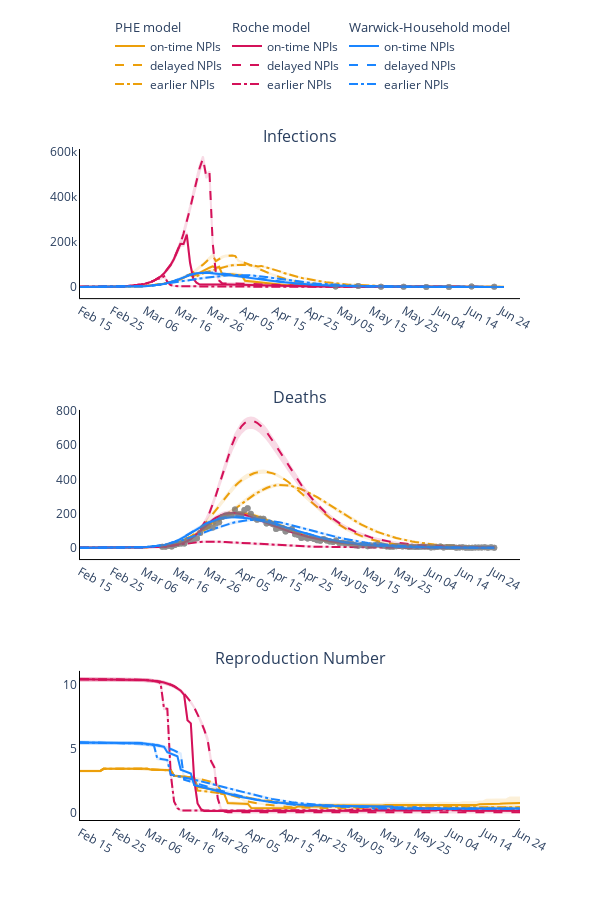

The notebook cell saved with this chart:
### Code cell
from plotly.subplots import make_subplots

colours = ['#EC9F0A', '#D41159', '#1A85FF']
dash_type = ['solid', 'dash', 'dashdot']

# Trace names - represent the solver used for the simulation
model_names = ['PHE model', 'Roche model', 'Warwick-Household model']
scenario_names = ['on-time NPIs', 'delayed NPIs', 'earlier NPIs']
trace_name = ['{} {}'.format(model, scenario) for model in model_names for scenario in scenario_names]
titles = ['Infections', 'Deaths', 'Reproduction Number']

fig = go.Figure()
fig = make_subplots(rows=len(titles), cols=1, subplot_titles=tuple(titles), horizontal_spacing = 0.15)

# Plot (continuous predicted timeline and pointwise observed numbers each day)
for t, trace in enumerate(trace_name):
    # Plot of infections
    fig.add_trace(
        go.Scatter(
            x=times,
            y=new_infec_mean[t, 0, :].tolist(),
            mode='lines',
            legendgroup=model_names[t // 3],
            legendgrouptitle_text=model_names[t // 3],
            name=scenario_names[t % 3],
            line_color=colours[t // 3],
            line_dash=dash_type[t % 3]
        ),
        row= 1,
        col= 1
    )

    fig.add_trace(
        go.Scatter(
            x=times + times[::-1],
            y=new_infec_upper[t][0].tolist() + new_infec_lower[t][0].tolist()[::-1],
            fill='toself',
            fillcolor=colours[t // 3],
            line_color=colours[t // 3],
            opacity=0.15,
            mode='lines',
            showlegend=False,
            legendgroup=model_names[t // 3],
            name=scenario_names[t % 3]
        ),
        row= 1,
        col= 1
    )

    fig.add_trace(
        go.Scatter(
            x=serology_times,
            y=np.sum(np.multiply(np.nan_to_num(np.divide(positives_data[r], tests[r])), susceptibles[r]), axis=1).tolist(),
            mode='markers',
            opacity=0.2,
            name=trace_name[t],
            showlegend=False,
            line_color='gray'
        ),
        row= 1,
        col= 1
    )

    # Plot deaths
    fig.add_trace(
        go.Scatter(
            x=times,
            y=deaths_mean[t][0].tolist(),
            mode='lines',
            legendgroup=model_names[t // 3],
            legendgrouptitle_text=model_names[t // 3],
            name=scenario_names[t % 3],
            showlegend=False,
            line_color=colours[t // 3],
            line_dash=dash_type[t % 3]
        ),
        row= 2,
        col= 1
    )

    fig.add_trace(
        go.Scatter(
            x=times + times[::-1],
            y=deaths_upper[t][0].tolist() + deaths_lower[t][0].tolist()[::-1],
            fill='toself',
            fillcolor=colours[t // 3],
            line_color=colours[t // 3],
            opacity=0.15,
            mode='lines',
            showlegend=False,
            legendgroup=model_names[t // 3],
            name=scenario_names[t % 3]
        ),
        row= 2,
        col= 1
    )

    fig.add_trace(
        go.Scatter(
            x=deaths_times,
            y=np.sum(deaths_data[0], axis=1).tolist(),
            mode='markers',
            opacity=0.2,
            name=trace_name[t],
            showlegend=False,
            line_color='gray'
        ),
        row= 2,
        col= 1
    )

    # Plot reproduction number
    fig.add_trace(
        go.Scatter(
            x=times,
            y=reprod_num_mean[t][0].tolist(),
            mode='lines',
            legendgroup=model_names[t // 3],
            legendgrouptitle_text=model_names[t // 3],
            name=scenario_names[t % 3],
            showlegend=False,
            line_color=colours[t // 3],
            line_dash=dash_type[t % 3]
        ),
        row= 3,
        col= 1
    )

    fig.add_trace(
        go.Scatter(
            x=times + times[::-1],
            y=reprod_num_upper[t][0].tolist() + reprod_num_lower[t][0].tolist()[::-1],
            fill='toself',
            fillcolor=colours[t // 3],
            line_color=colours[t // 3],
            opacity=0.15,
            mode='lines',
            showlegend=False,
            legendgroup=model_names[t // 3],
            name=scenario_names[t % 3]
        ),
        row= 3,
        col= 1
    )

# Add axis labels
fig.update_layout(
    width=600, 
    height=900,
    plot_bgcolor='white',
    xaxis=dict(
        linecolor='black',
        tickvals=np.arange(1, total_days, 10).tolist(),
        ticktext=['Feb 15', 'Feb 25', 'Mar 06', 'Mar 16', 'Mar 26', 'Apr 05', 'Apr 15', 'Apr 25', 'May 05', 'May 15', 'May 25', 'Jun 04', 'Jun 14', 'Jun 24']),
    yaxis=dict(linecolor='black'),
    xaxis2=dict(
        linecolor='black',
        tickvals=np.arange(1, total_days, 10).tolist(),
        ticktext=['Feb 15', 'Feb 25', 'Mar 06', 'Mar 16', 'Mar 26', 'Apr 05', 'Apr 15', 'Apr 25', 'May 05', 'May 15', 'May 25', 'Jun 04', 'Jun 14', 'Jun 24']),
    yaxis2=dict(linecolor='black'),
    xaxis3=dict(
        linecolor='black',
        tickvals=np.arange(1, total_days, 10).tolist(),
        ticktext=['Feb 15', 'Feb 25', 'Mar 06', 'Mar 16', 'Mar 26', 'Apr 05', 'Apr 15', 'Apr 25', 'May 05', 'May 15', 'May 25', 'Jun 04', 'Jun 14', 'Jun 24']),
    yaxis3=dict(linecolor='black'),
    legend=dict(
        orientation='h',
        yanchor="bottom",
        y=1.075,
        xanchor="right",
        x=1)
    )

fig.write_image('images/Model_comparison_Shift.pdf')
fig.show()

### Figure 1 — Plotly figure (JSON) as saved in the notebook; plotly's stock layout.template omitted (floating-point values rounded to 4 significant figures; data arrays with more than 128 entries replaced by an {"elided": "..."} marker saying what was removed)
{"data": [{"legendgroup": "PHE model", "legendgrouptitle": {"text": "PHE model"}, "line": {"color": "#EC9F0A", "dash": "solid"}, "mode": "lines", "name": "on-time NPIs", "type": "scatter", "x": {"elided": "132 int values"}, "xaxis": "x", "y": {"elided": "132 float values"}, "yaxis": "y"}, {"fill": "toself", "fillcolor": "#EC9F0A", "legendgroup": "PHE model", "line": {"color": "#EC9F0A"}, "mode": "lines", "name": "on-time NPIs", "opacity": 0.15, "showlegend": false, "type": "scatter", "x": {"elided": "264 int values"}, "xaxis": "x", "y": {"elided": "264 float values"}, "yaxis": "y"}, {"line": {"color": "gray"}, "mode": "markers", "name": "PHE model on-time NPIs", "opacity": 0.2, "showlegend": false, "type": "scatter", "x": [80, 87, 94, 101, 108, 115, 122, 129], "xaxis": "x", "y": [1324.0, 3902.0, 1017.0, 372.9, 0, 0, 1378.0, 997.1, 982, 818.3, 241.0, 240.6, 0, 0, 827.9, 1296.0, 0, 1934.0, 2575.0, 2745.0, 709.9, 3286.0, 7272.0, 5684.0, 3567.0, 0, 6016.0, 7705.0, 8541.0, 0, 19160.0, 16580.0, 16990.0, 4429.0, 3429.0, 3375.0, 2405.0, 1205.0, 725.3, 1277.0, 6202.0, 998.6, 527.7, 1008.0, 0, 669.5, 446.0, 1265.0, 739.8, 6587.0, 6924.0, 5566.0, 3583.0], "yaxis": "y"}, {"legendgroup": "PHE model", "legendgrouptitle": {"text": "PHE model"}, "line": {"color": "#EC9F0A", "dash": "solid"}, "mode": "lines", "name": "on-time NPIs", "showlegend": false, "type": "scatter", "x": {"elided": "132 int values"}, "xaxis": "x2", "y": {"elided": "132 float values"}, "yaxis": "y2"}, {"fill": "toself", "fillcolor": "#EC9F0A", "legendgroup": "PHE model", "line": {"color": "#EC9F0A"}, "mode": "lines", "name": "on-time NPIs", "opacity": 0.15, "showlegend": false, "type": "scatter", "x": {"elided": "264 int values"}, "xaxis": "x2", "y": {"elided": "264 float values"}, "yaxis": "y2"}, {"line": {"color": "gray"}, "mode": "markers", "name": "PHE model on-time NPIs", "opacity": 0.2, "showlegend": false, "type": "scatter", "x": [27, 28, 29, 30, 31, 32, 33, 34, 35, 36, 37, 38, 39, 40, 41, 42, 43, 44, 45, 46, 47, 48, 49, 50, 51, 52, 53, 54, 55, 56, 57, 58, 59, 60, 61, 62, 63, 64, 65, 66, 67, 68, 69, 70, 71, 72, 73, 74, 75, 76, 77, 78, 79, 80, 81, 82, 83, 84, 85, 86, 87, 88, 89, 90, 91, 92, 93, 94, 95, 96, 97, 98, 99, 100, 101, 102, 103, 104, 105, 106, 107, 108, 109, 110, 111, 112, 113, 114, 115, 116, 117, 118, 119, 120, 121, 122, 123, 124, 125, 126, 127, 128, 129, 130, 131, 132], "xaxis": "x2", "y": {"elided": "471 int values"}, "yaxis": "y2"}, {"legendgroup": "PHE model", "legendgrouptitle": {"text": "PHE model"}, "line": {"color": "#EC9F0A", "dash": "solid"}, "mode": "lines", "name": "on-time NPIs", "showlegend": false, "type": "scatter", "x": {"elided": "132 int values"}, "xaxis": "x3", "y": {"elided": "132 float values"}, "yaxis": "y3"}, {"fill": "toself", "fillcolor": "#EC9F0A", "legendgroup": "PHE model", "line": {"color": "#EC9F0A"}, "mode": "lines", "name": "on-time NPIs", "opacity": 0.15, "showlegend": false, "type": "scatter", "x": {"elided": "264 int values"}, "xaxis": "x3", "y": {"elided": "264 float values"}, "yaxis": "y3"}, {"legendgroup": "PHE model", "legendgrouptitle": {"text": "PHE model"}, "line": {"color": "#EC9F0A", "dash": "dash"}, "mode": "lines", "name": "delayed NPIs", "type": "scatter", "x": {"elided": "132 int values"}, "xaxis": "x", "y": {"elided": "132 float values"}, "yaxis": "y"}, {"fill": "toself", "fillcolor": "#EC9F0A", "legendgroup": "PHE model", "line": {"color": "#EC9F0A"}, "mode": "lines", "name": "delayed NPIs", "opacity": 0.15, "showlegend": false, "type": "scatter", "x": {"elided": "264 int values"}, "xaxis": "x", "y": {"elided": "264 float values"}, "yaxis": "y"}, {"line": {"color": "gray"}, "mode": "markers", "name": "PHE model delayed NPIs", "opacity": 0.2, "showlegend": false, "type": "scatter", "x": [80, 87, 94, 101, 108, 115, 122, 129], "xaxis": "x", "y": [1324.0, 3902.0, 1017.0, 372.9, 0, 0, 1378.0, 997.1, 982, 818.3, 241.0, 240.6, 0, 0, 827.9, 1296.0, 0, 1934.0, 2575.0, 2745.0, 709.9, 3286.0, 7272.0, 5684.0, 3567.0, 0, 6016.0, 7705.0, 8541.0, 0, 19160.0, 16580.0, 16990.0, 4429.0, 3429.0, 3375.0, 2405.0, 1205.0, 725.3, 1277.0, 6202.0, 998.6, 527.7, 1008.0, 0, 669.5, 446.0, 1265.0, 739.8, 6587.0, 6924.0, 5566.0, 3583.0], "yaxis": "y"}, {"legendgroup": "PHE model", "legendgrouptitle": {"text": "PHE model"}, "line": {"color": "#EC9F0A", "dash": "dash"}, "mode": "lines", "name": "delayed NPIs", "showlegend": false, "type": "scatter", "x": {"elided": "132 int values"}, "xaxis": "x2", "y": {"elided": "132 float values"}, "yaxis": "y2"}, {"fill": "toself", "fillcolor": "#EC9F0A", "legendgroup": "PHE model", "line": {"color": "#EC9F0A"}, "mode": "lines", "name": "delayed NPIs", "opacity": 0.15, "showlegend": false, "type": "scatter", "x": {"elided": "264 int values"}, "xaxis": "x2", "y": {"elided": "264 float values"}, "yaxis": "y2"}, {"line": {"color": "gray"}, "mode": "markers", "name": "PHE model delayed NPIs", "opacity": 0.2, "showlegend": false, "type": "scatter", "x": [27, 28, 29, 30, 31, 32, 33, 34, 35, 36, 37, 38, 39, 40, 41, 42, 43, 44, 45, 46, 47, 48, 49, 50, 51, 52, 53, 54, 55, 56, 57, 58, 59, 60, 61, 62, 63, 64, 65, 66, 67, 68, 69, 70, 71, 72, 73, 74, 75, 76, 77, 78, 79, 80, 81, 82, 83, 84, 85, 86, 87, 88, 89, 90, 91, 92, 93, 94, 95, 96, 97, 98, 99, 100, 101, 102, 103, 104, 105, 106, 107, 108, 109, 110, 111, 112, 113, 114, 115, 116, 117, 118, 119, 120, 121, 122, 123, 124, 125, 126, 127, 128, 129, 130, 131, 132], "xaxis": "x2", "y": {"elided": "471 int values"}, "yaxis": "y2"}, {"legendgroup": "PHE model", "legendgrouptitle": {"text": "PHE model"}, "line": {"color": "#EC9F0A", "dash": "dash"}, "mode": "lines", "name": "delayed NPIs", "showlegend": false, "type": "scatter", "x": {"elided": "132 int values"}, "xaxis": "x3", "y": {"elided": "132 float values"}, "yaxis": "y3"}, {"fill": "toself", "fillcolor": "#EC9F0A", "legendgroup": "PHE model", "line": {"color": "#EC9F0A"}, "mode": "lines", "name": "delayed NPIs", "opacity": 0.15, "showlegend": false, "type": "scatter", "x": {"elided": "264 int values"}, "xaxis": "x3", "y": {"elided": "264 float values"}, "yaxis": "y3"}, {"legendgroup": "PHE model", "legendgrouptitle": {"text": "PHE model"}, "line": {"color": "#EC9F0A", "dash": "dashdot"}, "mode": "lines", "name": "earlier NPIs", "type": "scatter", "x": {"elided": "132 int values"}, "xaxis": "x", "y": {"elided": "132 float values"}, "yaxis": "y"}, {"fill": "toself", "fillcolor": "#EC9F0A", "legendgroup": "PHE model", "line": {"color": "#EC9F0A"}, "mode": "lines", "name": "earlier NPIs", "opacity": 0.15, "showlegend": false, "type": "scatter", "x": {"elided": "264 int values"}, "xaxis": "x", "y": {"elided": "264 float values"}, "yaxis": "y"}, {"line": {"color": "gray"}, "mode": "markers", "name": "PHE model earlier NPIs", "opacity": 0.2, "showlegend": false, "type": "scatter", "x": [80, 87, 94, 101, 108, 115, 122, 129], "xaxis": "x", "y": [1324.0, 3902.0, 1017.0, 372.9, 0, 0, 1378.0, 997.1, 982, 818.3, 241.0, 240.6, 0, 0, 827.9, 1296.0, 0, 1934.0, 2575.0, 2745.0, 709.9, 3286.0, 7272.0, 5684.0, 3567.0, 0, 6016.0, 7705.0, 8541.0, 0, 19160.0, 16580.0, 16990.0, 4429.0, 3429.0, 3375.0, 2405.0, 1205.0, 725.3, 1277.0, 6202.0, 998.6, 527.7, 1008.0, 0, 669.5, 446.0, 1265.0, 739.8, 6587.0, 6924.0, 5566.0, 3583.0], "yaxis": "y"}, {"legendgroup": "PHE model", "legendgrouptitle": {"text": "PHE model"}, "line": {"color": "#EC9F0A", "dash": "dashdot"}, "mode": "lines", "name": "earlier NPIs", "showlegend": false, "type": "scatter", "x": {"elided": "132 int values"}, "xaxis": "x2", "y": {"elided": "132 float values"}, "yaxis": "y2"}, {"fill": "toself", "fillcolor": "#EC9F0A", "legendgroup": "PHE model", "line": {"color": "#EC9F0A"}, "mode": "lines", "name": "earlier NPIs", "opacity": 0.15, "showlegend": false, "type": "scatter", "x": {"elided": "264 int values"}, "xaxis": "x2", "y": {"elided": "264 float values"}, "yaxis": "y2"}, {"line": {"color": "gray"}, "mode": "markers", "name": "PHE model earlier NPIs", "opacity": 0.2, "showlegend": false, "type": "scatter", "x": [27, 28, 29, 30, 31, 32, 33, 34, 35, 36, 37, 38, 39, 40, 41, 42, 43, 44, 45, 46, 47, 48, 49, 50, 51, 52, 53, 54, 55, 56, 57, 58, 59, 60, 61, 62, 63, 64, 65, 66, 67, 68, 69, 70, 71, 72, 73, 74, 75, 76, 77, 78, 79, 80, 81, 82, 83, 84, 85, 86, 87, 88, 89, 90, 91, 92, 93, 94, 95, 96, 97, 98, 99, 100, 101, 102, 103, 104, 105, 106, 107, 108, 109, 110, 111, 112, 113, 114, 115, 116, 117, 118, 119, 120, 121, 122, 123, 124, 125, 126, 127, 128, 129, 130, 131, 132], "xaxis": "x2", "y": {"elided": "471 int values"}, "yaxis": "y2"}, {"legendgroup": "PHE model", "legendgrouptitle": {"text": "PHE model"}, "line": {"color": "#EC9F0A", "dash": "dashdot"}, "mode": "lines", "name": "earlier NPIs", "showlegend": false, "type": "scatter", "x": {"elided": "132 int values"}, "xaxis": "x3", "y": {"elided": "132 float values"}, "yaxis": "y3"}, {"fill": "toself", "fillcolor": "#EC9F0A", "legendgroup": "PHE model", "line": {"color": "#EC9F0A"}, "mode": "lines", "name": "earlier NPIs", "opacity": 0.15, "showlegend": false, "type": "scatter", "x": {"elided": "264 int values"}, "xaxis": "x3", "y": {"elided": "264 float values"}, "yaxis": "y3"}, {"legendgroup": "Roche model", "legendgrouptitle": {"text": "Roche model"}, "line": {"color": "#D41159", "dash": "solid"}, "mode": "lines", "name": "on-time NPIs", "type": "scatter", "x": {"elided": "132 int values"}, "xaxis": "x", "y": {"elided": "132 float values"}, "yaxis": "y"}, {"fill": "toself", "fillcolor": "#D41159", "legendgroup": "Roche model", "line": {"color": "#D41159"}, "mode": "lines", "name": "on-time NPIs", "opacity": 0.15, "showlegend": false, "type": "scatter", "x": {"elided": "264 int values"}, "xaxis": "x", "y": {"elided": "264 float values"}, "yaxis": "y"}, {"line": {"color": "gray"}, "mode": "markers", "name": "Roche model on-time NPIs", "opacity": 0.2, "showlegend": false, "type": "scatter", "x": [80, 87, 94, 101, 108, 115, 122, 129], "xaxis": "x", "y": [1324.0, 3902.0, 1017.0, 372.9, 0, 0, 1378.0, 997.1, 982, 818.3, 241.0, 240.6, 0, 0, 827.9, 1296.0, 0, 1934.0, 2575.0, 2745.0, 709.9, 3286.0, 7272.0, 5684.0, 3567.0, 0, 6016.0, 7705.0, 8541.0, 0, 19160.0, 16580.0, 16990.0, 4429.0, 3429.0, 3375.0, 2405.0, 1205.0, 725.3, 1277.0, 6202.0, 998.6, 527.7, 1008.0, 0, 669.5, 446.0, 1265.0, 739.8, 6587.0, 6924.0, 5566.0, 3583.0], "yaxis": "y"}, {"legendgroup": "Roche model", "legendgrouptitle": {"text": "Roche model"}, "line": {"color": "#D41159", "dash": "solid"}, "mode": "lines", "name": "on-time NPIs", "showlegend": false, "type": "scatter", "x": {"elided": "132 int values"}, "xaxis": "x2", "y": {"elided": "132 float values"}, "yaxis": "y2"}, {"fill": "toself", "fillcolor": "#D41159", "legendgroup": "Roche model", "line": {"color": "#D41159"}, "mode": "lines", "name": "on-time NPIs", "opacity": 0.15, "showlegend": false, "type": "scatter", "x": {"elided": "264 int values"}, "xaxis": "x2", "y": {"elided": "264 float values"}, "yaxis": "y2"}, {"line": {"color": "gray"}, "mode": "markers", "name": "Roche model on-time NPIs", "opacity": 0.2, "showlegend": false, "type": "scatter", "x": [27, 28, 29, 30, 31, 32, 33, 34, 35, 36, 37, 38, 39, 40, 41, 42, 43, 44, 45, 46, 47, 48, 49, 50, 51, 52, 53, 54, 55, 56, 57, 58, 59, 60, 61, 62, 63, 64, 65, 66, 67, 68, 69, 70, 71, 72, 73, 74, 75, 76, 77, 78, 79, 80, 81, 82, 83, 84, 85, 86, 87, 88, 89, 90, 91, 92, 93, 94, 95, 96, 97, 98, 99, 100, 101, 102, 103, 104, 105, 106, 107, 108, 109, 110, 111, 112, 113, 114, 115, 116, 117, 118, 119, 120, 121, 122, 123, 124, 125, 126, 127, 128, 129, 130, 131, 132], "xaxis": "x2", "y": {"elided": "471 int values"}, "yaxis": "y2"}, {"legendgroup": "Roche model", "legendgrouptitle": {"text": "Roche model"}, "line": {"color": "#D41159", "dash": "solid"}, "mode": "lines", "name": "on-time NPIs", "showlegend": false, "type": "scatter", "x": {"elided": "132 int values"}, "xaxis": "x3", "y": {"elided": "132 float values"}, "yaxis": "y3"}, {"fill": "toself", "fillcolor": "#D41159", "legendgroup": "Roche model", "line": {"color": "#D41159"}, "mode": "lines", "name": "on-time NPIs", "opacity": 0.15, "showlegend": false, "type": "scatter", "x": {"elided": "264 int values"}, "xaxis": "x3", "y": {"elided": "264 float values"}, "yaxis": "y3"}, {"legendgroup": "Roche model", "legendgrouptitle": {"text": "Roche model"}, "line": {"color": "#D41159", "dash": "dash"}, "mode": "lines", "name": "delayed NPIs", "type": "scatter", "x": {"elided": "132 int values"}, "xaxis": "x", "y": {"elided": "132 float values"}, "yaxis": "y"}, {"fill": "toself", "fillcolor": "#D41159", "legendgroup": "Roche model", "line": {"color": "#D41159"}, "mode": "lines", "name": "delayed NPIs", "opacity": 0.15, "showlegend": false, "type": "scatter", "x": {"elided": "264 int values"}, "xaxis": "x", "y": {"elided": "264 float values"}, "yaxis": "y"}, {"line": {"color": "gray"}, "mode": "markers", "name": "Roche model delayed NPIs", "opacity": 0.2, "showlegend": false, "type": "scatter", "x": [80, 87, 94, 101, 108, 115, 122, 129], "xaxis": "x", "y": [1324.0, 3902.0, 1017.0, 372.9, 0, 0, 1378.0, 997.1, 982, 818.3, 241.0, 240.6, 0, 0, 827.9, 1296.0, 0, 1934.0, 2575.0, 2745.0, 709.9, 3286.0, 7272.0, 5684.0, 3567.0, 0, 6016.0, 7705.0, 8541.0, 0, 19160.0, 16580.0, 16990.0, 4429.0, 3429.0, 3375.0, 2405.0, 1205.0, 725.3, 1277.0, 6202.0, 998.6, 527.7, 1008.0, 0, 669.5, 446.0, 1265.0, 739.8, 6587.0, 6924.0, 5566.0, 3583.0], "yaxis": "y"}, {"legendgroup": "Roche model", "legendgrouptitle": {"text": "Roche model"}, "line": {"color": "#D41159", "dash": "dash"}, "mode": "lines", "name": "delayed NPIs", "showlegend": false, "type": "scatter", "x": {"elided": "132 int values"}, "xaxis": "x2", "y": {"elided": "132 float values"}, "yaxis": "y2"}, {"fill": "toself", "fillcolor": "#D41159", "legendgroup": "Roche model", "line": {"color": "#D41159"}, "mode": "lines", "name": "delayed NPIs", "opacity": 0.15, "showlegend": false, "type": "scatter", "x": {"elided": "264 int values"}, "xaxis": "x2", "y": {"elided": "264 float values"}, "yaxis": "y2"}, {"line": {"color": "gray"}, "mode": "markers", "name": "Roche model delayed NPIs", "opacity": 0.2, "showlegend": false, "type": "scatter", "x": [27, 28, 29, 30, 31, 32, 33, 34, 35, 36, 37, 38, 39, 40, 41, 42, 43, 44, 45, 46, 47, 48, 49, 50, 51, 52, 53, 54, 55, 56, 57, 58, 59, 60, 61, 62, 63, 64, 65, 66, 67, 68, 69, 70, 71, 72, 73, 74, 75, 76, 77, 78, 79, 80, 81, 82, 83, 84, 85, 86, 87, 88, 89, 90, 91, 92, 93, 94, 95, 96, 97, 98, 99, 100, 101, 102, 103, 104, 105, 106, 107, 108, 109, 110, 111, 112, 113, 114, 115, 116, 117, 118, 119, 120, 121, 122, 123, 124, 125, 126, 127, 128, 129, 130, 131, 132], "xaxis": "x2", "y": {"elided": "471 int values"}, "yaxis": "y2"}, {"legendgroup": "Roche model", "legendgrouptitle": {"text": "Roche model"}, "line": {"color": "#D41159", "dash": "dash"}, "mode": "lines", "name": "delayed NPIs", "showlegend": false, "type": "scatter", "x": {"elided": "132 int values"}, "xaxis": "x3", "y": {"elided": "132 float values"}, "yaxis": "y3"}, {"fill": "toself", "fillcolor": "#D41159", "legendgroup": "Roche model", "line": {"color": "#D41159"}, "mode": "lines", "name": "delayed NPIs", "opacity": 0.15, "showlegend": false, "type": "scatter", "x": {"elided": "264 int values"}, "xaxis": "x3", "y": {"elided": "264 float values"}, "yaxis": "y3"}, {"legendgroup": "Roche model", "legendgrouptitle": {"text": "Roche model"}, "line": {"color": "#D41159", "dash": "dashdot"}, "mode": "lines", "name": "earlier NPIs", "type": "scatter", "x": {"elided": "132 int values"}, "xaxis": "x", "y": {"elided": "132 float values"}, "yaxis": "y"}, {"fill": "toself", "fillcolor": "#D41159", "legendgroup": "Roche model", "line": {"color": "#D41159"}, "mode": "lines", "name": "earlier NPIs", "opacity": 0.15, "showlegend": false, "type": "scatter", "x": {"elided": "264 int values"}, "xaxis": "x", "y": {"elided": "264 float values"}, "yaxis": "y"}, {"line": {"color": "gray"}, "mode": "markers", "name": "Roche model earlier NPIs", "opacity": 0.2, "showlegend": false, "type": "scatter", "x": [80, 87, 94, 101, 108, 115, 122, 129], "xaxis": "x", "y": [1324.0, 3902.0, 1017.0, 372.9, 0, 0, 1378.0, 997.1, 982, 818.3, 241.0, 240.6, 0, 0, 827.9, 1296.0, 0, 1934.0, 2575.0, 2745.0, 709.9, 3286.0, 7272.0, 5684.0, 3567.0, 0, 6016.0, 7705.0, 8541.0, 0, 19160.0, 16580.0, 16990.0, 4429.0, 3429.0, 3375.0, 2405.0, 1205.0, 725.3, 1277.0, 6202.0, 998.6, 527.7, 1008.0, 0, 669.5, 446.0, 1265.0, 739.8, 6587.0, 6924.0, 5566.0, 3583.0], "yaxis": "y"}, {"legendgroup": "Roche model", "legendgrouptitle": {"text": "Roche model"}, "line": {"color": "#D41159", "dash": "dashdot"}, "mode": "lines", "name": "earlier NPIs", "showlegend": false, "type": "scatter", "x": {"elided": "132 int values"}, "xaxis": "x2", "y": {"elided": "132 float values"}, "yaxis": "y2"}, {"fill": "toself", "fillcolor": "#D41159", "legendgroup": "Roche model", "line": {"color": "#D41159"}, "mode": "lines", "name": "earlier NPIs", "opacity": 0.15, "showlegend": false, "type": "scatter", "x": {"elided": "264 int values"}, "xaxis": "x2", "y": {"elided": "264 float values"}, "yaxis": "y2"}, {"line": {"color": "gray"}, "mode": "markers", "name": "Roche model earlier NPIs", "opacity": 0.2, "showlegend": false, "type": "scatter", "x": [27, 28, 29, 30, 31, 32, 33, 34, 35, 36, 37, 38, 39, 40, 41, 42, 43, 44, 45, 46, 47, 48, 49, 50, 51, 52, 53, 54, 55, 56, 57, 58, 59, 60, 61, 62, 63, 64, 65, 66, 67, 68, 69, 70, 71, 72, 73, 74, 75, 76, 77, 78, 79, 80, 81, 82, 83, 84, 85, 86, 87, 88, 89, 90, 91, 92, 93, 94, 95, 96, 97, 98, 99, 100, 101, 102, 103, 104, 105, 106, 107, 108, 109, 110, 111, 112, 113, 114, 115, 116, 117, 118, 119, 120, 121, 122, 123, 124, 125, 126, 127, 128, 129, 130, 131, 132], "xaxis": "x2", "y": {"elided": "471 int values"}, "yaxis": "y2"}, {"legendgroup": "Roche model", "legendgrouptitle": {"text": "Roche model"}, "line": {"color": "#D41159", "dash": "dashdot"}, "mode": "lines", "name": "earlier NPIs", "showlegend": false, "type": "scatter", "x": {"elided": "132 int values"}, "xaxis": "x3", "y": {"elided": "132 float values"}, "yaxis": "y3"}, {"fill": "toself", "fillcolor": "#D41159", "legendgroup": "Roche model", "line": {"color": "#D41159"}, "mode": "lines", "name": "earlier NPIs", "opacity": 0.15, "showlegend": false, "type": "scatter", "x": {"elided": "264 int values"}, "xaxis": "x3", "y": {"elided": "264 float values"}, "yaxis": "y3"}, {"legendgroup": "Warwick-Household model", "legendgrouptitle": {"text": "Warwick-Household model"}, "line": {"color": "#1A85FF", "dash": "solid"}, "mode": "lines", "name": "on-time NPIs", "type": "scatter", "x": {"elided": "132 int values"}, "xaxis": "x", "y": {"elided": "132 float values"}, "yaxis": "y"}, {"fill": "toself", "fillcolor": "#1A85FF", "legendgroup": "Warwick-Household model", "line": {"color": "#1A85FF"}, "mode": "lines", "name": "on-time NPIs", "opacity": 0.15, "showlegend": false, "type": "scatter", "x": {"elided": "264 int values"}, "xaxis": "x", "y": {"elided": "264 float values"}, "yaxis": "y"}, {"line": {"color": "gray"}, "mode": "markers", "name": "Warwick-Household model on-time NPIs", "opacity": 0.2, "showlegend": false, "type": "scatter", "x": [80, 87, 94, 101, 108, 115, 122, 129], "xaxis": "x", "y": [1324.0, 3902.0, 1017.0, 372.9, 0, 0, 1378.0, 997.1, 982, 818.3, 241.0, 240.6, 0, 0, 827.9, 1296.0, 0, 1934.0, 2575.0, 2745.0, 709.9, 3286.0, 7272.0, 5684.0, 3567.0, 0, 6016.0, 7705.0, 8541.0, 0, 19160.0, 16580.0, 16990.0, 4429.0, 3429.0, 3375.0, 2405.0, 1205.0, 725.3, 1277.0, 6202.0, 998.6, 527.7, 1008.0, 0, 669.5, 446.0, 1265.0, 739.8, 6587.0, 6924.0, 5566.0, 3583.0], "yaxis": "y"}, {"legendgroup": "Warwick-Household model", "legendgrouptitle": {"text": "Warwick-Household model"}, "line": {"color": "#1A85FF", "dash": "solid"}, "mode": "lines", "name": "on-time NPIs", "showlegend": false, "type": "scatter", "x": {"elided": "132 int values"}, "xaxis": "x2", "y": {"elided": "132 float values"}, "yaxis": "y2"}, {"fill": "toself", "fillcolor": "#1A85FF", "legendgroup": "Warwick-Household model", "line": {"color": "#1A85FF"}, "mode": "lines", "name": "on-time NPIs", "opacity": 0.15, "showlegend": false, "type": "scatter", "x": {"elided": "264 int values"}, "xaxis": "x2", "y": {"elided": "264 float values"}, "yaxis": "y2"}, {"line": {"color": "gray"}, "mode": "markers", "name": "Warwick-Household model on-time NPIs", "opacity": 0.2, "showlegend": false, "type": "scatter", "x": [27, 28, 29, 30, 31, 32, 33, 34, 35, 36, 37, 38, 39, 40, 41, 42, 43, 44, 45, 46, 47, 48, 49, 50, 51, 52, 53, 54, 55, 56, 57, 58, 59, 60, 61, 62, 63, 64, 65, 66, 67, 68, 69, 70, 71, 72, 73, 74, 75, 76, 77, 78, 79, 80, 81, 82, 83, 84, 85, 86, 87, 88, 89, 90, 91, 92, 93, 94, 95, 96, 97, 98, 99, 100, 101, 102, 103, 104, 105, 106, 107, 108, 109, 110, 111, 112, 113, 114, 115, 116, 117, 118, 119, 120, 121, 122, 123, 124, 125, 126, 127, 128, 129, 130, 131, 132], "xaxis": "x2", "y": {"elided": "471 int values"}, "yaxis": "y2"}, {"legendgroup": "Warwick-Household model", "legendgrouptitle": {"text": "Warwick-Household model"}, "line": {"color": "#1A85FF", "dash": "solid"}, "mode": "lines", "name": "on-time NPIs", "showlegend": false, "type": "scatter", "x": {"elided": "132 int values"}, "xaxis": "x3", "y": {"elided": "132 float values"}, "yaxis": "y3"}, {"fill": "toself", "fillcolor": "#1A85FF", "legendgroup": "Warwick-Household model", "line": {"color": "#1A85FF"}, "mode": "lines", "name": "on-time NPIs", "opacity": 0.15, "showlegend": false, "type": "scatter", "x": {"elided": "264 int values"}, "xaxis": "x3", "y": {"elided": "264 float values"}, "yaxis": "y3"}, {"legendgroup": "Warwick-Household model", "legendgrouptitle": {"text": "Warwick-Household model"}, "line": {"color": "#1A85FF", "dash": "dash"}, "mode": "lines", "name": "delayed NPIs", "type": "scatter", "x": {"elided": "132 int values"}, "xaxis": "x", "y": {"elided": "132 float values"}, "yaxis": "y"}, {"fill": "toself", "fillcolor": "#1A85FF", "legendgroup": "Warwick-Household model", "line": {"color": "#1A85FF"}, "mode": "lines", "name": "delayed NPIs", "opacity": 0.15, "showlegend": false, "type": "scatter", "x": {"elided": "264 int values"}, "xaxis": "x", "y": {"elided": "264 float values"}, "yaxis": "y"}, {"line": {"color": "gray"}, "mode": "markers", "name": "Warwick-Household model delayed NPIs", "opacity": 0.2, "showlegend": false, "type": "scatter", "x": [80, 87, 94, 101, 108, 115, 122, 129], "xaxis": "x", "y": [1324.0, 3902.0, 1017.0, 372.9, 0, 0, 1378.0, 997.1, 982, 818.3, 241.0, 240.6, 0, 0, 827.9, 1296.0, 0, 1934.0, 2575.0, 2745.0, 709.9, 3286.0, 7272.0, 5684.0, 3567.0, 0, 6016.0, 7705.0, 8541.0, 0, 19160.0, 16580.0, 16990.0, 4429.0, 3429.0, 3375.0, 2405.0, 1205.0, 725.3, 1277.0, 6202.0, 998.6, 527.7, 1008.0, 0, 669.5, 446.0, 1265.0, 739.8, 6587.0, 6924.0, 5566.0, 3583.0], "yaxis": "y"}, {"legendgroup": "Warwick-Household model", "legendgrouptitle": {"text": "Warwick-Household model"}, "line": {"color": "#1A85FF", "dash": "dash"}, "mode": "lines", "name": "delayed NPIs", "showlegend": false, "type": "scatter", "x": {"elided": "132 int values"}, "xaxis": "x2", "y": {"elided": "132 float values"}, "yaxis": "y2"}, {"fill": "toself", "fillcolor": "#1A85FF", "legendgroup": "Warwick-Household model", "line": {"color": "#1A85FF"}, "mode": "lines", "name": "delayed NPIs", "opacity": 0.15, "showlegend": false, "type": "scatter", "x": {"elided": "264 int values"}, "xaxis": "x2", "y": {"elided": "264 float values"}, "yaxis": "y2"}, {"line": {"color": "gray"}, "mode": "markers", "name": "Warwick-Household model delayed NPIs", "opacity": 0.2, "showlegend": false, "type": "scatter", "x": [27, 28, 29, 30, 31, 32, 33, 34, 35, 36, 37, 38, 39, 40, 41, 42, 43, 44, 45, 46, 47, 48, 49, 50, 51, 52, 53, 54, 55, 56, 57, 58, 59, 60, 61, 62, 63, 64, 65, 66, 67, 68, 69, 70, 71, 72, 73, 74, 75, 76, 77, 78, 79, 80, 81, 82, 83, 84, 85, 86, 87, 88, 89, 90, 91, 92, 93, 94, 95, 96, 97, 98, 99, 100, 101, 102, 103, 104, 105, 106, 107, 108, 109, 110, 111, 112, 113, 114, 115, 116, 117, 118, 119, 120, 121, 122, 123, 124, 125, 126, 127, 128, 129, 130, 131, 132], "xaxis": "x2", "y": {"elided": "471 int values"}, "yaxis": "y2"}, {"legendgroup": "Warwick-Household model", "legendgrouptitle": {"text": "Warwick-Household model"}, "line": {"color": "#1A85FF", "dash": "dash"}, "mode": "lines", "name": "delayed NPIs", "showlegend": false, "type": "scatter", "x": {"elided": "132 int values"}, "xaxis": "x3", "y": {"elided": "132 float values"}, "yaxis": "y3"}, {"fill": "toself", "fillcolor": "#1A85FF", "legendgroup": "Warwick-Household model", "line": {"color": "#1A85FF"}, "mode": "lines", "name": "delayed NPIs", "opacity": 0.15, "showlegend": false, "type": "scatter", "x": {"elided": "264 int values"}, "xaxis": "x3", "y": {"elided": "264 float values"}, "yaxis": "y3"}, {"legendgroup": "Warwick-Household model", "legendgrouptitle": {"text": "Warwick-Household model"}, "line": {"color": "#1A85FF", "dash": "dashdot"}, "mode": "lines", "name": "earlier NPIs", "type": "scatter", "x": {"elided": "132 int values"}, "xaxis": "x", "y": {"elided": "132 float values"}, "yaxis": "y"}, {"fill": "toself", "fillcolor": "#1A85FF", "legendgroup": "Warwick-Household model", "line": {"color": "#1A85FF"}, "mode": "lines", "name": "earlier NPIs", "opacity": 0.15, "showlegend": false, "type": "scatter", "x": {"elided": "264 int values"}, "xaxis": "x", "y": {"elided": "264 float values"}, "yaxis": "y"}, {"line": {"color": "gray"}, "mode": "markers", "name": "Warwick-Household model earlier NPIs", "opacity": 0.2, "showlegend": false, "type": "scatter", "x": [80, 87, 94, 101, 108, 115, 122, 129], "xaxis": "x", "y": [1324.0, 3902.0, 1017.0, 372.9, 0, 0, 1378.0, 997.1, 982, 818.3, 241.0, 240.6, 0, 0, 827.9, 1296.0, 0, 1934.0, 2575.0, 2745.0, 709.9, 3286.0, 7272.0, 5684.0, 3567.0, 0, 6016.0, 7705.0, 8541.0, 0, 19160.0, 16580.0, 16990.0, 4429.0, 3429.0, 3375.0, 2405.0, 1205.0, 725.3, 1277.0, 6202.0, 998.6, 527.7, 1008.0, 0, 669.5, 446.0, 1265.0, 739.8, 6587.0, 6924.0, 5566.0, 3583.0], "yaxis": "y"}, {"legendgroup": "Warwick-Household model", "legendgrouptitle": {"text": "Warwick-Household model"}, "line": {"color": "#1A85FF", "dash": "dashdot"}, "mode": "lines", "name": "earlier NPIs", "showlegend": false, "type": "scatter", "x": {"elided": "132 int values"}, "xaxis": "x2", "y": {"elided": "132 float values"}, "yaxis": "y2"}, {"fill": "toself", "fillcolor": "#1A85FF", "legendgroup": "Warwick-Household model", "line": {"color": "#1A85FF"}, "mode": "lines", "name": "earlier NPIs", "opacity": 0.15, "showlegend": false, "type": "scatter", "x": {"elided": "264 int values"}, "xaxis": "x2", "y": {"elided": "264 float values"}, "yaxis": "y2"}, {"line": {"color": "gray"}, "mode": "markers", "name": "Warwick-Household model earlier NPIs", "opacity": 0.2, "showlegend": false, "type": "scatter", "x": [27, 28, 29, 30, 31, 32, 33, 34, 35, 36, 37, 38, 39, 40, 41, 42, 43, 44, 45, 46, 47, 48, 49, 50, 51, 52, 53, 54, 55, 56, 57, 58, 59, 60, 61, 62, 63, 64, 65, 66, 67, 68, 69, 70, 71, 72, 73, 74, 75, 76, 77, 78, 79, 80, 81, 82, 83, 84, 85, 86, 87, 88, 89, 90, 91, 92, 93, 94, 95, 96, 97, 98, 99, 100, 101, 102, 103, 104, 105, 106, 107, 108, 109, 110, 111, 112, 113, 114, 115, 116, 117, 118, 119, 120, 121, 122, 123, 124, 125, 126, 127, 128, 129, 130, 131, 132], "xaxis": "x2", "y": {"elided": "471 int values"}, "yaxis": "y2"}, {"legendgroup": "Warwick-Household model", "legendgrouptitle": {"text": "Warwick-Household model"}, "line": {"color": "#1A85FF", "dash": "dashdot"}, "mode": "lines", "name": "earlier NPIs", "showlegend": false, "type": "scatter", "x": {"elided": "132 int values"}, "xaxis": "x3", "y": {"elided": "132 float values"}, "yaxis": "y3"}, {"fill": "toself", "fillcolor": "#1A85FF", "legendgroup": "Warwick-Household model", "line": {"color": "#1A85FF"}, "mode": "lines", "name": "earlier NPIs", "opacity": 0.15, "showlegend": false, "type": "scatter", "x": {"elided": "264 int values"}, "xaxis": "x3", "y": {"elided": "264 float values"}, "yaxis": "y3"}], "layout": {"annotations": [{"font": {"size": 16}, "showarrow": false, "text": "Infections", "x": 0.5, "xanchor": "center", "xref": "paper", "y": 1, "yanchor": "bottom", "yref": "paper"}, {"font": {"size": 16}, "showarrow": false, "text": "Deaths", "x": 0.5, "xanchor": "center", "xref": "paper", "y": 0.6111, "yanchor": "bottom", "yref": "paper"}, {"font": {"size": 16}, "showarrow": false, "text": "Reproduction Number", "x": 0.5, "xanchor": "center", "xref": "paper", "y": 0.2222, "yanchor": "bottom", "yref": "paper"}], "height": 900, "legend": {"orientation": "h", "x": 1, "xanchor": "right", "y": 1.075, "yanchor": "bottom"}, "plot_bgcolor": "white", "width": 600, "xaxis": {"anchor": "y", "domain": [0, 1], "linecolor": "black", "ticktext": ["Feb 15", "Feb 25", "Mar 06", "Mar 16", "Mar 26", "Apr 05", "Apr 15", "Apr 25", "May 05", "May 15", "May 25", "Jun 04", "Jun 14", "Jun 24"], "tickvals": [1, 11, 21, 31, 41, 51, 61, 71, 81, 91, 101, 111, 121, 131]}, "xaxis2": {"anchor": "y2", "domain": [0, 1], "linecolor": "black", "ticktext": ["Feb 15", "Feb 25", "Mar 06", "Mar 16", "Mar 26", "Apr 05", "Apr 15", "Apr 25", "May 05", "May 15", "May 25", "Jun 04", "Jun 14", "Jun 24"], "tickvals": [1, 11, 21, 31, 41, 51, 61, 71, 81, 91, 101, 111, 121, 131]}, "xaxis3": {"anchor": "y3", "domain": [0, 1], "linecolor": "black", "ticktext": ["Feb 15", "Feb 25", "Mar 06", "Mar 16", "Mar 26", "Apr 05", "Apr 15", "Apr 25", "May 05", "May 15", "May 25", "Jun 04", "Jun 14", "Jun 24"], "tickvals": [1, 11, 21, 31, 41, 51, 61, 71, 81, 91, 101, 111, 121, 131]}, "yaxis": {"anchor": "x", "domain": [0.7778, 1], "linecolor": "black"}, "yaxis2": {"anchor": "x2", "domain": [0.3889, 0.6111], "linecolor": "black"}, "yaxis3": {"anchor": "x3", "domain": [0, 0.2222], "linecolor": "black"}}}
